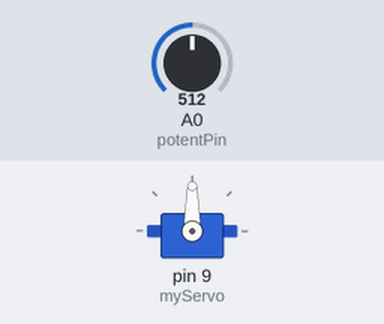
This sketch was run on a simulated Arduino Uno, built with avr-gcc and run on an emulated ATmega328P. Shown: servo. Inputs (shaded band) come from the test bench; at power-on: A0 (potentPin) = 512. What the sketch prints to the serial monitor is not drawn.

Above: at 0.1 s.
At 1.1 s:
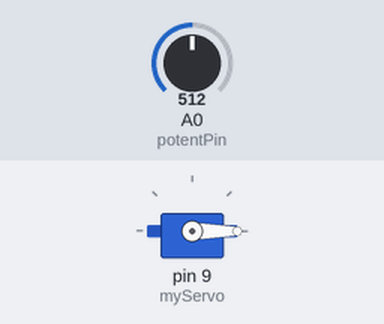
Timing chart, 0 to 2.6 s (numbered marks = the images above):
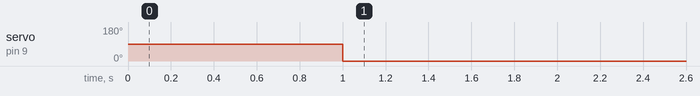

The sketch:

servo001.ino
```cpp
#include <Servo.h>
Servo myServo;
int const potentPin = A0;
int potentVal;
int angle;
void setup()
{
myServo.attach(9);
Serial.begin(9600);
}
void loop()
{
potentVal = analogRead(potentPin);
Serial.print("PotentVal : "); Serial.print(potentVal);
delay(500);
angle = map(potentVal,0,1023,0,179);
Serial.print("\tangle : ");Serial.println(angle);
delay(500);
myServo.write(0);
delay(15);
}
```

Measured:
- by itself, servo on pin 9 (myServo): 90° → 0° at 1.0 s
